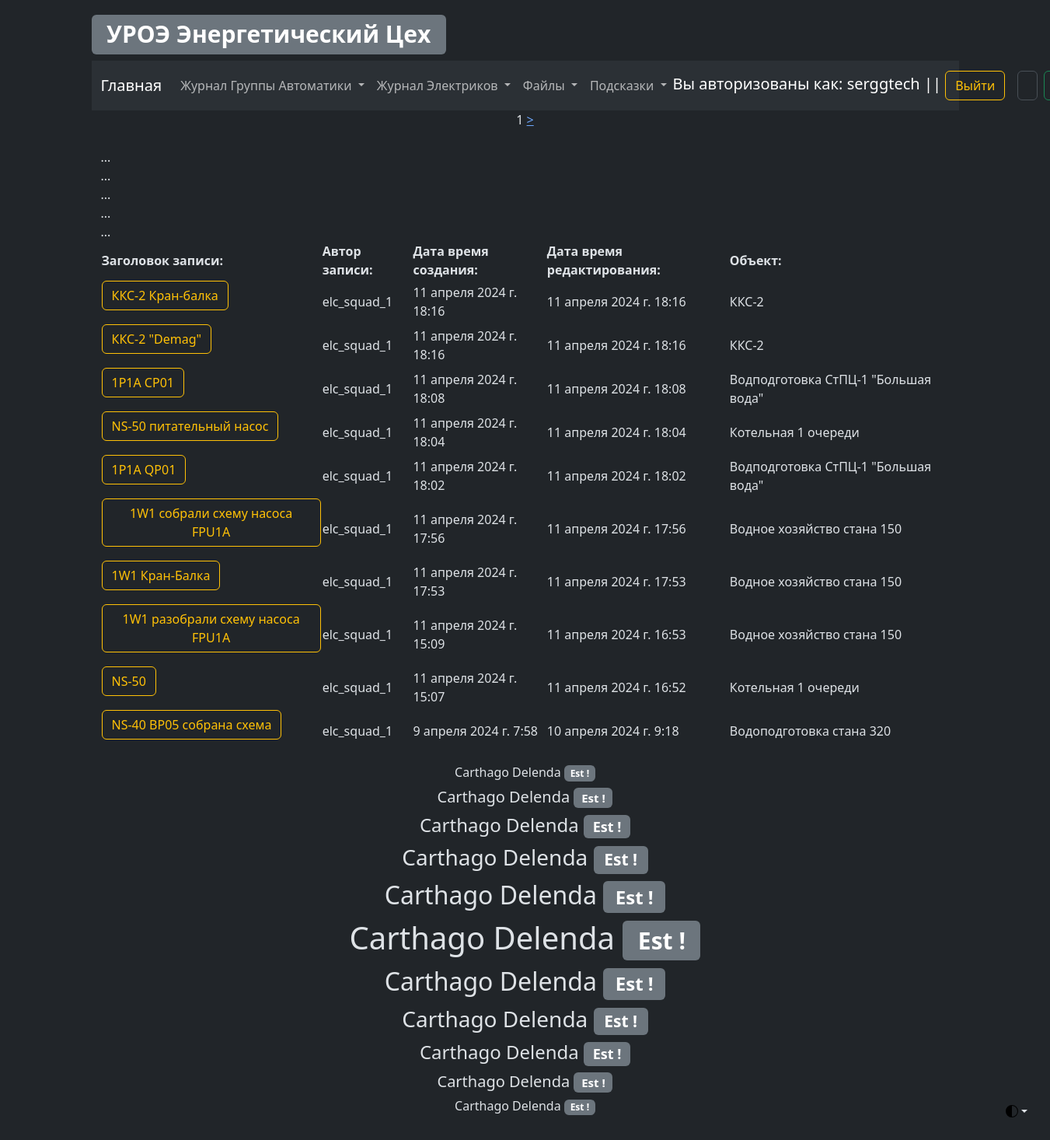
Page /elc/elc_log_view (signed in) on the earlier database version.
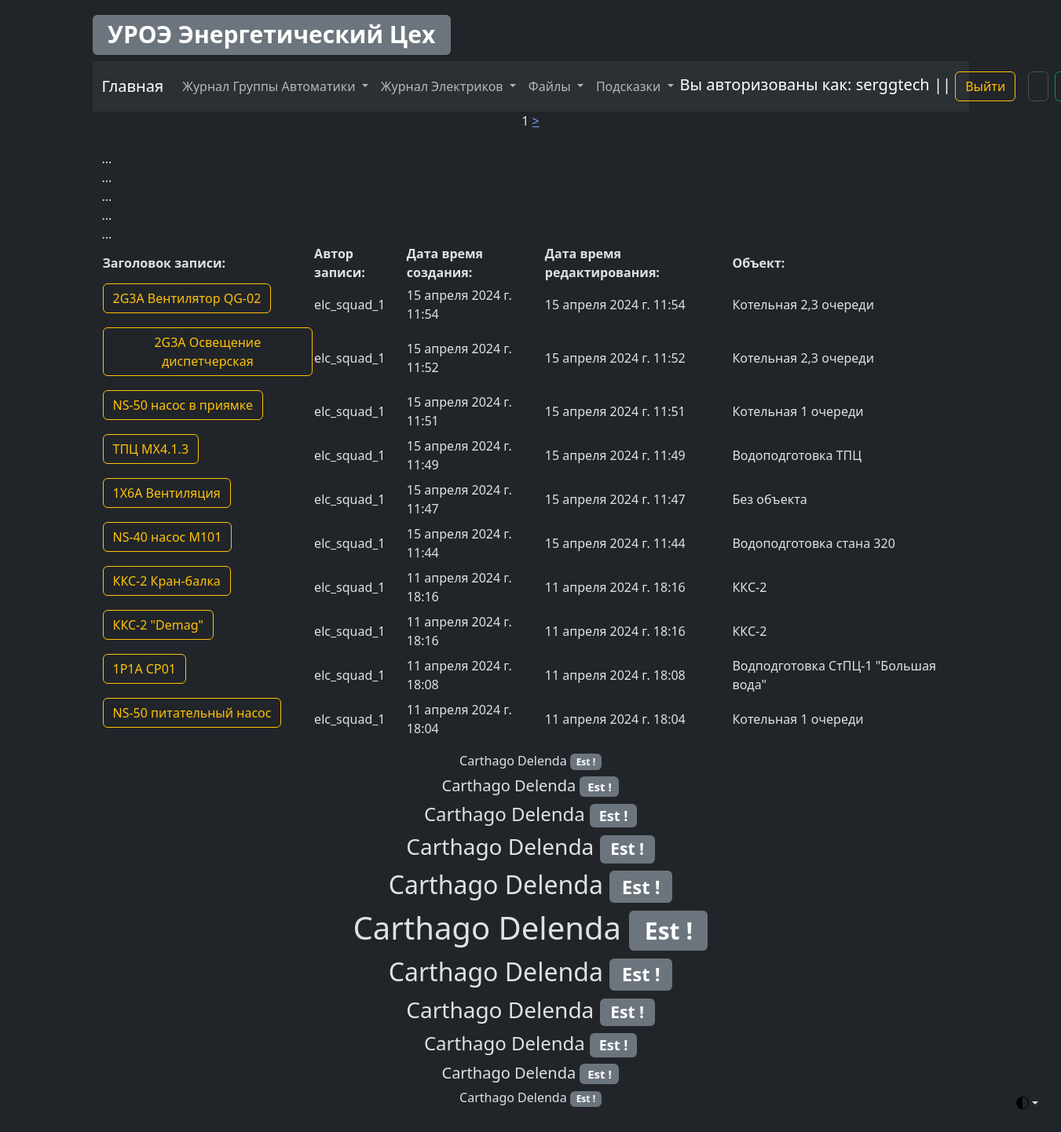
Same page on the later database version.
### elc/models.py (models this page shows, shortened)
class ElcLog(models.Model):
    record_text_title = models.CharField(
        verbose_name="Заголовок записи", max_length=100
    )
    record_text_full = models.TextField(verbose_name="Текст записи", max_length=9999)
    record_author = models.CharField(verbose_name="Автор записи", max_length=100)
    record_data_create = models.DateTimeField(
        verbose_name="Дата создания записи", auto_now_add=True, editable=False
    )
    record_data_update = models.DateTimeField(
        verbose_name="Дата редактирования записи", auto_now=True, editable=False
    )
    record_object = models.ForeignKey(
        EncObject,
        related_name="elc_log_object",
        on_delete=models.CASCADE,
        blank=True,
        verbose_name="Объект",
    )
    record_electrical_room = models.ForeignKey(
        EncElectricalRoom,
        related_name="elc_log_electrical_room",
        on_delete=models.CASCADE,
        blank=True,
        verbose_name="Электропомещение",
    )
    record_mechanism = models.ForeignKey(
        EncMechanism,
        related_name="elc_log_mechanism",
        on_delete=models.CASCADE,
        blank=True,
        verbose_name="Механизм",
    )
    class Meta:
        verbose_name = "Запись Элекриков"
        verbose_name_plural = "Записи Элекриков"

### Enc_object/models.py (models this page shows, shortened)
class EncObject(models.Model):
    title = models.CharField(verbose_name="Объект", max_length=100)
    title_description = models.CharField(
        verbose_name="Описание объекта", max_length=100
    )
    slug = models.SlugField(max_length=50, unique=True)
    def __str__(self):
        return f"{self.title}"
    class Meta:
        verbose_name = "Объект"
        verbose_name_plural = "Объекты"

### elc/views.py (the view)
# urls.py: path("elc_log_view", elc_log_view, name="elc_log_view"),
def elc_log_view(request):
    all_electrical_log = ElcLog.objects.order_by("-id")[:10]
    posts = ElcLog.objects.all()  # fetching all post objects from database
    p = Paginator(posts, 5)  # creating a paginator object
    page_number = request.GET.get("page")
    try:
        page_obj = p.get_page(page_number)  # returns the desired page object
    except PageNotAnInteger:
        page_obj = p.page(1)
    except EmptyPage:
        page_obj = p.page(p.num_pages)
    context = {"page_obj": page_obj}
    return render(
        request,
        template_name="elc/log/log_view.html",
        context={
            "title": "Просмотр журнала Электриков",
            "all_electrical_log": all_electrical_log,
            "page_obj": page_obj,
            "context": context,
        },
    )

### elc/templates/elc/log/log_view.html (shortened to what this page needs)
{% extends 'template_0.html' %}
{% block electrical_log_view %}
<center>
    <span>{{page_obj.number}}</span>
    {%if page_obj.has_next %}
    <a href="?page={{page_obj.next_page_number}}">></a>
    {% endif %}
</center>
<table align="center" width="100%">
    <tr>
        <th>Заголовок записи:</th>
        <th>Автор записи:</th>
        <th>Дата время создания:</th>
        <th>Дата время редактирования:</th>
        <th>Объект:</th>
        {% for contact in page_obj %}
        {{ contact.full_name|upper }}<br>
        {% endfor %}
    </tr>
    {% for record in all_electrical_log %}
    <tr>
        <td>
            <p class="d-inline-flex gap-1">
                <a aria-controls="collapseExample{{ record.id }}" aria-expanded="false" class="btn btn-outline-warning"
                   data-bs-toggle="collapse" href="#collapseExample{{ record.id }}" role="button">
                    {{ record.record_text_title | safe | slice:32 }}
                </a>
            </p>
        </td>
        <td>{{ record.record_author }}</td>
        <td>{{ record.record_data_create }}</td>
        <td>{{ record.record_data_update }}</td>
        <td>{{ record.record_object }}</td>
    </tr>
    {% endfor %}
</table>
{% endblock %}

### templates/template_0.html (shortened to what this page needs)
{% load static %}
<!DOCTYPE html>
<html data-bs-theme="dark" lang="en">
<head>
    <link href="{% static 'css/bootstrap.min.css' %}" rel="stylesheet">
</head>
<body class="p-3 m-0 border-0 bd-example m-0 border-0">
<div class="dropdown position-fixed bottom-0 end-0 mb-3 me-3 bd-mode-toggle">
    <button aria-expanded="false"
            aria-label="Toggle theme (auto)"
            class="btn btn-bd-primary py-2 dropdown-toggle d-flex align-items-center"
            data-bs-toggle="dropdown"
            id="bd-theme"
            type="button">
        <svg class="bi my-1 theme-icon-active" height="1em" width="1em">
            <use href="#circle-half"></use>
        </svg>
    </button>
</div>
<main class="container">
    <a href="{% url 'main_page' %}"><h1><span class="badge bg-secondary">УРОЭ Энергетический Цех</span></h1></a>
    <nav class="navbar navbar-expand-lg bg-body-tertiary">
        <div class="container-fluid">
            <a class="navbar-brand" href="{% url 'main_page' %}">Главная</a>
            <div class="collapse navbar-collapse" id="navbarSupportedContent">
                <ul class="navbar-nav me-auto mb-2 mb-lg-0">
                    <li class="nav-item dropdown">
                        <a aria-expanded="false" class="nav-link dropdown-toggle" data-bs-toggle="dropdown" href="#"
                           role="button">
                            Журнал Группы Автоматики
                        </a>
                    </li>
                    <li class="nav-item dropdown">
                        <a aria-expanded="false" class="nav-link dropdown-toggle" data-bs-toggle="dropdown" href="#"
                           role="button">
                            Журнал Электриков
                        </a>
                    </li>
                    <li class="nav-item dropdown">
                        <a aria-expanded="false" class="nav-link dropdown-toggle" data-bs-toggle="dropdown" href="#"
                           role="button">
                            Файлы
                        </a>
                    </li>
                    <li class="nav-item dropdown">
                        <a aria-expanded="false" class="nav-link dropdown-toggle" data-bs-toggle="dropdown" href="#"
                           role="button">
                            Подсказки
                        </a>
                    </li>
                </ul>
                <div>
                    {% if request.user.is_authenticated %}
                    <div class="navbar-brand">
                        Вы авторизованы как: {{ request.user }} || <a class="btn btn-outline-warning"
                                                                      href="{% url 'logout' %}">Выйти</a>
                    </div>
                    {% else %}
                    <div class="navbar-brand">
                        Вы авторизованы как: Гость || <a class="btn btn-outline-danger"
                                                         href="{% url 'login' %}">Войти</a>
                    </div>
                    {% endif %}
                </div>
                <form action="{% url 'as_search_results' %}" class="d-flex" method="get" role="search">
                    <input aria-label="Search" class="form-control me-2" name="search" placeholder="Search"
                           type="search">
                    <button class="btn btn-outline-success" type="submit">Поиск</button>
                </form>
            </div>
        </div>
    </nav>
    <div class="container">
        {% if request.user.is_authenticated %}
        {% block electrical_log_view %} {% endblock %}
        {% else %}
        {% block user_login %} {% endblock %}
        {% endif %}
        <div align="center" data-width="100%">
            <p>
            <h6>Carthago Delenda <span class="badge bg-secondary">Est !</span></h6>
            <h5>Carthago Delenda <span class="badge bg-secondary">Est !</span></h5>
            <h4>Carthago Delenda <span class="badge bg-secondary">Est !</span></h4>
            <h3>Carthago Delenda <span class="badge bg-secondary">Est !</span></h3>
            <h2>Carthago Delenda <span class="badge bg-secondary">Est !</span></h2>
            <h1>Carthago Delenda <span class="badge bg-secondary">Est !</span></h1>
            <h2>Carthago Delenda <span class="badge bg-secondary">Est !</span></h2>
            <h3>Carthago Delenda <span class="badge bg-secondary">Est !</span></h3>
            <h4>Carthago Delenda <span class="badge bg-secondary">Est !</span></h4>
            <h5>Carthago Delenda <span class="badge bg-secondary">Est !</span></h5>
            <h6>Carthago Delenda <span class="badge bg-secondary">Est !</span></h6>
            </p>
        </div>
    </div>
</main>
</body>
</html>

Differences in the rows shown:
no longer on this page (row edited): ElcLog: record_text_title "1P1A QP01", record_author "elc_squad_1", record_data_create "11 апреля 2024 г. 18:02", record_data_update "11 апреля 2024 г. 18:02", record_object "Водподготовка СтПЦ-1 \"Большая вода\""
no longer on this page (row unchanged): ElcLog: record_text_title "1W1 собрали схему насоса FPU1A", record_author "elc_squad_1", record_data_create "11 апреля 2024 г. 17:56", record_data_update "11 апреля 2024 г. 17:56", record_object "Водное хозяйство стана 150"
no longer on this page (row unchanged): ElcLog: record_text_title "1W1 Кран-Балка", record_author "elc_squad_1", record_data_create "11 апреля 2024 г. 17:53", record_data_update "11 апреля 2024 г. 17:53", record_object "Водное хозяйство стана 150"
no longer on this page (row unchanged): ElcLog: record_text_title "1W1 разобрали схему насоса FPU1A", record_author "elc_squad_1", record_data_create "11 апреля 2024 г. 15:09", record_data_update "11 апреля 2024 г. 16:53", record_object "Водное хозяйство стана 150"
no longer on this page (row unchanged): ElcLog: record_text_title "NS-50", record_author "elc_squad_1", record_data_create "11 апреля 2024 г. 15:07", record_data_update "11 апреля 2024 г. 16:52", record_object "Котельная 1 очереди"
no longer on this page (row unchanged): ElcLog: record_text_title "NS-40 BP05 cобрана схема", record_author "elc_squad_1", record_data_create "9 апреля 2024 г. 7:58", record_data_update "10 апреля 2024 г. 9:18", record_object "Водоподготовка стана 320"
added ElcLog: record_text_title "2G3A Вентилятор QG-02", record_author "elc_squad_1", record_data_create "15 апреля 2024 г. 11:54", record_data_update "15 апреля 2024 г. 11:54", record_object "Котельная 2,3 очереди"
added ElcLog: record_text_title "2G3A Освещение диспетчерская", record_author "elc_squad_1", record_data_create "15 апреля 2024 г. 11:52", record_data_update "15 апреля 2024 г. 11:52", record_object "Котельная 2,3 очереди"
added ElcLog: record_text_title "NS-50 насос в приямке", record_author "elc_squad_1", record_data_create "15 апреля 2024 г. 11:51", record_data_update "15 апреля 2024 г. 11:51", record_object "Котельная 1 очереди"
added ElcLog: record_text_title "ТПЦ MX4.1.3", record_author "elc_squad_1", record_data_create "15 апреля 2024 г. 11:49", record_data_update "15 апреля 2024 г. 11:49", record_object "Водоподготовка ТПЦ"
added ElcLog: record_text_title "1X6A Вентиляция", record_author "elc_squad_1", record_data_create "15 апреля 2024 г. 11:47", record_data_update "15 апреля 2024 г. 11:47", record_object "Без объекта"
added ElcLog: record_text_title "NS-40 насос М101", record_author "elc_squad_1", record_data_create "15 апреля 2024 г. 11:44", record_data_update "15 апреля 2024 г. 11:44", record_object "Водоподготовка стана 320"
